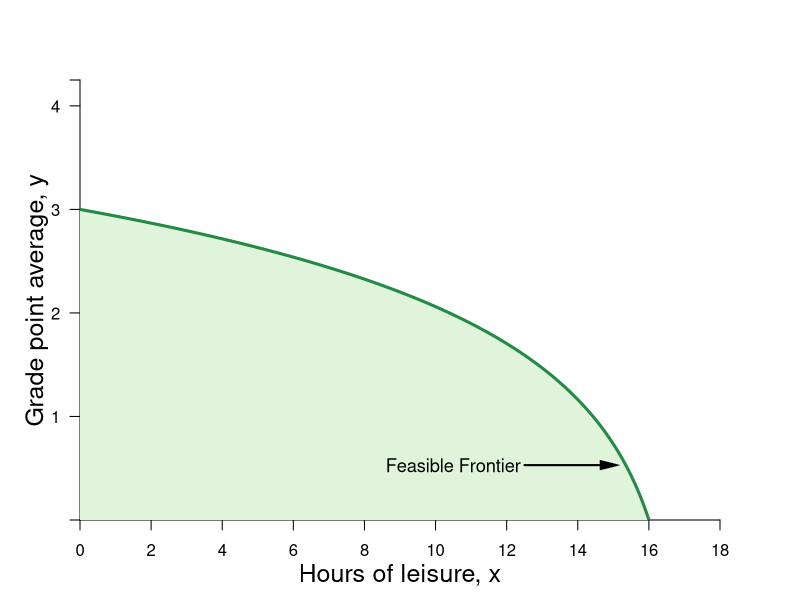

Write the R code that produced this figure.
#Graph Designer: Simon Halliday & Madeleine Wettach '20
#Authors: Bowles, Foley and Halliday
#Title: Microeconomics: Competition, Conflict and Coordination

library(shape)
pdf(file = "constrained_optimization/step_by_step_graphs_3/ff_indifference_step1.pdf", width = 8, height = 8)

#Set parameters for graphics
axislabelsize <- 1.5
labelsize <- 1.1
graphlinewidth <- 3
segmentlinewidth <- 2

COL <- c("#7fc97f", "#beaed4", "#fdc086", "#ffff99", "#386cb0", "#f0027f", "#bf5b17", "#666666")
COLA <- c("#e0f3db", "#99d8c9","#66c2a4","#41ae76", "#238b45", "#005824")
COLB <- c("#4eb3d3", "#2b8cbe", "#0868ac","#084081")

#Edited the margins to cater for the larger LHS labels
par(mar =  c(4, 4, 4, 4))

#Change this to make it log of l 

# ppf <- function(l, k = 0.5) {
#   k * (1/l)
# }

ppf <- function(x, k = 1.058868, maxx = 17) {
  k*(log(maxx -  x))
}

uFn <- function(x, y, alpha = 0.3){
  (x^alpha)*(y^(1-alpha))
}

ylims <- c(0, 4.25)
xlims <- c(0, 18)

npts <- 501 
x <- seq(xlims[1], xlims[2], length.out = npts)
y <- seq(ylims[1], ylims[2], length.out = npts) 
#a <- c(3.5, 4.58, 5.5) #alpha = 0.5
#a <- c(3, 3.9, 5) #alpha = 0.4
a <- c(2.58, 3.38, 4.28) #alpha = 0.3

plot(0, 0, xlim = xlims, ylim = ylims, type = "n",
     xlab = expression(paste("")),
     ylab = expression(paste("")), 
     xaxt = "n", 
     yaxt = "n", 
     cex.lab = axislabelsize, 
     bty = "n", 
     xaxs="i", 
     yaxs="i"
)


# ticksy <- seq(from = 0, to = ylims[2], by = 1)
# ylabels <- seq(from = 0, to = ylims[2], by = 1)
ticksx <- seq(from = 0, to = xlims[2], by = 2)
xlabels <- seq(from = 0, to = xlims[2], by = 2)
ticksy <- c(ylims[1], 1, 2, 3, 4, ylims[2])
ylabels <- c(NA, 1, 2, 3, 4, NA)
# ticksx <- c(xlims[1], 5.25, 8.944272, xlims[2])
# xlabels <- c(NA, expression(paste(x,"*")), expression(paste(bar(x))), NA)

axis(1, at = ticksx, pos = 0, labels = xlabels)
axis(2, at = ticksy, pos = 0, labels = ylabels, las = 1)

npts <- 500 
xx1 <- seq(xlims[1], xlims[2], length.out = npts)
xx2 <- seq(0, xlims[2], length.out = npts)
xx3 <- seq(xlims[1], 0, length.out = npts)
xx4 <- seq(-11, 0, length.out = npts)

#Draw the polygon for shading the feasible set
xpoly1 <- seq(from = xlims[1], to = 16, length.out = 500)
ypoly1 <- ppf(xpoly1, k = 1.058868, maxx = 17)
polygon(x = c(xpoly1, xpoly1[1]), y = c(ypoly1, rev(ypoly1)[1]), col=COLA[1], density=NULL, border = NA)

#Draw the graphs
lines(xx1, ppf(xx1, k = 1.058868, maxx = 17), col = COLA[5], lwd = graphlinewidth)
#lines(xx2, fishProd(xx2, k = 2), col = COLB[3], lwd = graphlinewidth)
#lines(xx3, feasibleLabor(xx3, time = 10), col = COL[3], lwd = graphlinewidth)
#lines(xx4, manufactureProd(xx4, k = 0.1, alpha = 2), col = COLB[4], lwd = graphlinewidth)

#Label the feasible frontier
text(10.5, 0.53, expression("Feasible Frontier"), cex = labelsize)
Arrows(12.5, 0.53, 14.9, 0.53, col = "black", lty = 1, lwd = 2, arr.type = "triangle", arr.lwd = 0.5)

#contour(x, y, 
#        outer(x, y, uFn),
#        drawlabels = FALSE,
#        col = COLB[3],
#        lwd = graphlinewidth,
#        levels = a, 
#        xaxs="i", 
#        yaxs="i", 
#        add = TRUE)

#Axis labels
mtext(expression(paste("Hours of leisure, ", x)), side = 1, line = 2.5, cex = axislabelsize)
text(-1.2, 0.5*ylims[2], expression(paste("Grade point average, ", y)), xpd = TRUE, cex = axislabelsize, srt = 90) 

#Add mrs = mrt at i
##text(8, 2.8, expression(paste(mrs(x,y) == mrt(x,y))), cex = labelsize)
##Arrows(8, 2.75, 8, 2.45, col = "black", lty = 1, lwd = 2, arr.type = "triangle", arr.lwd = 0.5)

#Label the indifference curves
##text(17, 1, expression(u[1]^A), cex = labelsize)
##text(17, 1.55, expression(u[2]^A), cex = labelsize)
##text(17, 2.25, expression(u[3]^A), cex = labelsize)

#Annotate max u point on feasibility frontier
##text(8.4, ppf(8) + 0.1, expression(paste(i)), cex = labelsize)
##segments(8, 0, 8, ppf(x = 8), lty = 2, col = "gray", lwd = segmentlinewidth)
##segments(0, ppf(x = 8), 8, ppf(x = 8), lty = 2, col = "gray", lwd = segmentlinewidth)
##points(8, ppf(x = 8), pch = 16, col = "black", cex = 1.5)

##text(2.4, ppf(2) + 0.1, expression(paste(a)), cex = labelsize)
##segments(2, 0, 2, ppf(x = 2), lty = 2, col = "gray", lwd = segmentlinewidth)
##segments(0, ppf(x = 2), 2, ppf(x = 2), lty = 2, col = "gray", lwd = segmentlinewidth)
##points(2, ppf(x = 2), pch = 16, col = "black", cex = 1.5)


##text(14.15, ppf(13.75) + 0.1, expression(paste(b)), cex = labelsize)
##segments(13.75, 0, 13.75, ppf(x = 13.75), lty = 2, col = "gray", lwd = segmentlinewidth)
##segments(0, ppf(x = 13.75), 13.75, ppf(x = 13.75), lty = 2, col = "gray", lwd = segmentlinewidth)
##points(13.75, ppf(x = 13.75), pch = 16, col = "black", cex = 1.5)



dev.off()
